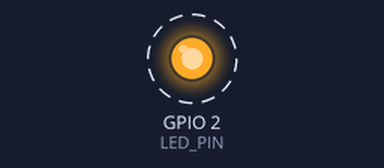
A sketch run on a simulated ESP32. On the bench: output pins drawn as LEDs (lit = HIGH). Dashed ring = blinking. Nothing arrives over Bluetooth unless stated; a phone connects over Bluetooth LE 3 s after start; what the sketch prints to the serial monitor is not drawn.

Above: at 0.5 s.
Timing chart, 0 to 4.6 s (numbered marks = the images above):
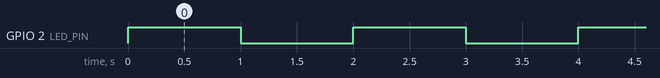

Measured:
- by itself, GPIO 2 (LED_PIN): alternates HIGH for 1.0 s and LOW for 1.0 s

The sketch:

PRJ_ARDUINO_ESP32.ino
```cpp
// PRJ_ARDUINO_ESP32
// ESP32 Blink Sketch with BLE Support

#include <BLEDevice.h>
#include <BLEServer.h>
#include <BLEUtils.h>
#include <BLE2902.h>

#define LED_PIN 2  // ESP32 built-in LED pin
#define BLE_DEVICE_NAME "ESP32_BLE"

// BLE Server and Service objects
BLEServer *pServer = nullptr;
bool deviceConnected = false;

// BLE Service and Characteristic UUID
#define SERVICE_UUID        "180A"
#define CHARACTERISTIC_UUID "2A29"

// BLE Server Callbacks
class MyServerCallbacks: public BLEServerCallbacks {
    void onConnect(BLEServer* pServer) {
        deviceConnected = true;
    };

    void onDisconnect(BLEServer* pServer) {
        deviceConnected = false;
    }
};

void setup() {
  // Initialize Serial for debugging
  Serial.begin(115200);

  // Initialize the LED pin as an output
  pinMode(LED_PIN, OUTPUT);

  // Create the BLE Device
  BLEDevice::init(BLE_DEVICE_NAME);

  // Create the BLE Server
  pServer = BLEDevice::createServer();
  pServer->setCallbacks(new MyServerCallbacks());

  // Create the BLE Service
  BLEService *pService = pServer->createService(SERVICE_UUID);

  // Create a BLE Characteristic
  BLECharacteristic *pCharacteristic = pService->createCharacteristic(
    CHARACTERISTIC_UUID,
    BLECharacteristic::PROPERTY_READ   |
    BLECharacteristic::PROPERTY_WRITE  |
    BLECharacteristic::PROPERTY_NOTIFY |
    BLECharacteristic::PROPERTY_INDICATE
  );

  // Add descriptor for notifications
  pCharacteristic->addDescriptor(new BLE2902());
  pCharacteristic->setValue("ESP32 BLE");

  // Start the service
  pService->start();

  // Start advertising
  BLEAdvertising *pAdvertising = BLEDevice::getAdvertising();
  pAdvertising->addServiceUUID(SERVICE_UUID);
  pAdvertising->setScanResponse(false);
  pAdvertising->setMinPreferred(0x0);
  BLEDevice::startAdvertising();

  Serial.println("BLE initialized successfully");
}

void loop() {
  // Turn the LED on
  digitalWrite(LED_PIN, HIGH);
  delay(1000);  // Wait for 1 second

  // Turn the LED off
  digitalWrite(LED_PIN, LOW);
  delay(1000);  // Wait for 1 second
}
```
